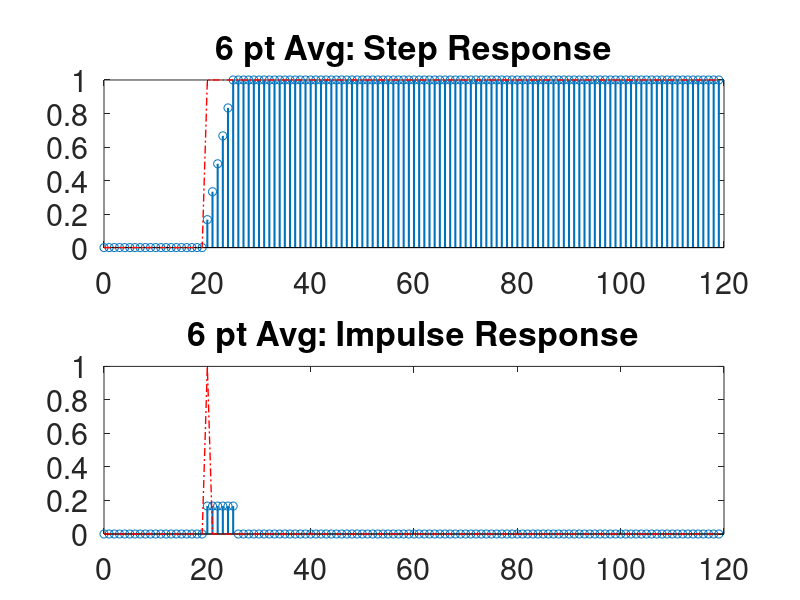
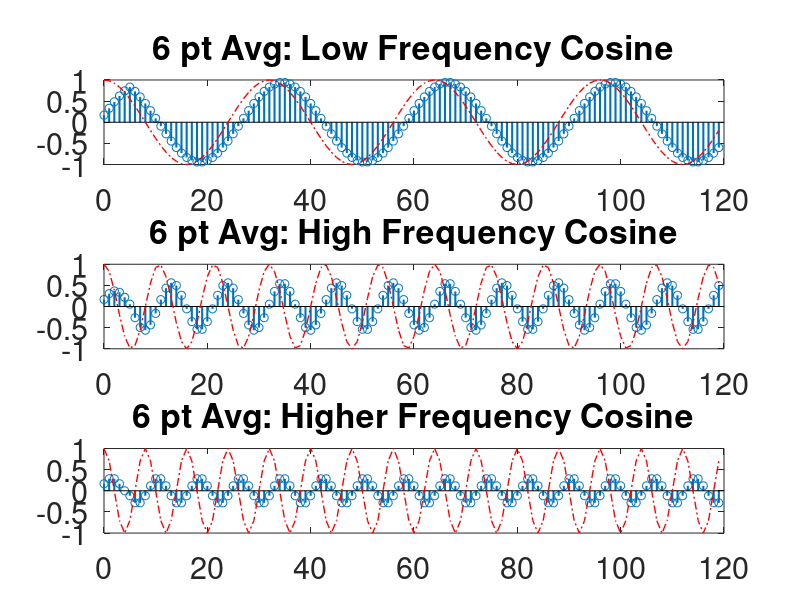

These charts were generated, in order, by the following MATLAB code:
%% 
% modified Sibel Tari
% Copyright Barry Van Veen 2014

%% Set up workspace
%
% The filter function computes the output of a system using a difference
% equation with coefficients in vectors B (applied to x[n], x[n-1], ...)
% and A (applied to y[n], y[n-1], ...).  It assumes the coefficient of y[n]
% is unity (A(1) = 1), or else normalizes A and B to make A(1) unity

clear
close all
set(0,'defaultaxesfontsize',22);
set(0,'defaulttextfontsize',22);
linwidth = 1.5;


% Input signals for examples

%cs1 = cos([0:119]*pi/8); % low frequency cosine
cs1 = cos([0:119]*pi/16); % low frequency cosine
cs2 = cos([0:119]*3*pi/16); % high frequency cosine
cs3= cos([0:119]*4*pi/16); % higher frequency cosine

stp = [ zeros(1,20), ones(1,100)]; % signal with a step change at n = 20
delt= [ zeros(1,20), ones(1,1), zeros(1,99)];
%% System 1: 6 point averaging

B = [ 1 1 1 1 1 1]/6;
A = 1;

yc1 = filter(B,A,cs1);
yc2 = filter(B,A,cs2);
yc3 = filter(B,A,cs3);
ys = filter(B,A,stp);
yd = filter(B,A,delt);

figure(1)

subplot(2,1,1)
hp = stem([0:length(ys)-1],ys);
set(hp,'LineWidth',linwidth);

hold on
hp = plot([0:length(stp)-1],stp);
set(hp,'LineStyle','-.')
set(hp,'LineWidth',1);
set(hp,'Color',[1,0,0])

title('6 pt Avg: Step Response')

subplot(2,1,2)
hp = stem([0:length(yd)-1],yd);
set(hp,'LineWidth',linwidth);

hold on
hp = plot([0:length(yd)-1],delt);
set(hp,'LineStyle','-.')
set(hp,'LineWidth',1);
set(hp,'Color',[1,0,0])

title('6 pt Avg: Impulse Response')

h = get(0,'CurrentFigure');
set(h,'Position',[0,0,1000,600])

figure(2)

subplot(3,1,1)
hp = stem([0:length(yc1)-1],yc1);
set(hp,'LineWidth',linwidth);
hold on
hp = plot([0:length(cs1)-1],cs1); %input
set(hp,'LineStyle','-.')
set(hp,'LineWidth',1);
set(hp,'Color',[1,0,0])
title('6 pt Avg: Low Frequency Cosine')

subplot(3,1,2)
hp = stem([0:length(yc2)-1],yc2);
set(hp,'LineWidth',linwidth);
hold on
hp = plot([0:length(cs2)-1],cs2);
set(hp,'LineStyle','-.')
set(hp,'LineWidth',1);
set(hp,'Color',[1,0,0])
title('6 pt Avg: High Frequency Cosine')

subplot(3,1,3)
hp = stem([0:length(yc3)-1],yc3);
set(hp,'LineWidth',linwidth);
hold on
hp = plot([0:length(cs3)-1],cs3);
set(hp,'LineStyle','-.')
set(hp,'LineWidth',1);
set(hp,'Color',[1,0,0])

title('6 pt Avg: Higher Frequency Cosine')

h = get(0,'CurrentFigure');
set(h,'Position',[0,0,1000,600])


